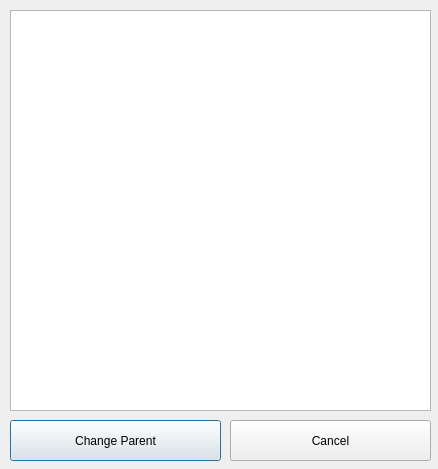
<?xml version="1.0" encoding="UTF-8"?>
<ui version="4.0">
 <class>Dialog</class>
 <widget class="QDialog" name="Dialog">
  <property name="geometry">
   <rect>
    <x>0</x>
    <y>0</y>
    <width>438</width>
    <height>469</height>
   </rect>
  </property>
  <property name="sizePolicy">
   <sizepolicy hsizetype="Preferred" vsizetype="Preferred">
    <horstretch>0</horstretch>
    <verstretch>0</verstretch>
   </sizepolicy>
  </property>
  <property name="windowTitle">
   <string>Change Parent</string>
  </property>
  <widget class="QPushButton" name="btn_change_parent">
   <property name="geometry">
    <rect>
     <x>10</x>
     <y>420</y>
     <width>211</width>
     <height>41</height>
    </rect>
   </property>
   <property name="text">
    <string>Change Parent</string>
   </property>
  </widget>
  <widget class="QPushButton" name="btn_cancel">
   <property name="geometry">
    <rect>
     <x>230</x>
     <y>420</y>
     <width>201</width>
     <height>41</height>
    </rect>
   </property>
   <property name="text">
    <string>Cancel</string>
   </property>
  </widget>
  <widget class="QTreeView" name="tree_options">
   <property name="geometry">
    <rect>
     <x>10</x>
     <y>10</y>
     <width>421</width>
     <height>401</height>
    </rect>
   </property>
  </widget>
 </widget>
 <resources/>
 <connections/>
</ui>
